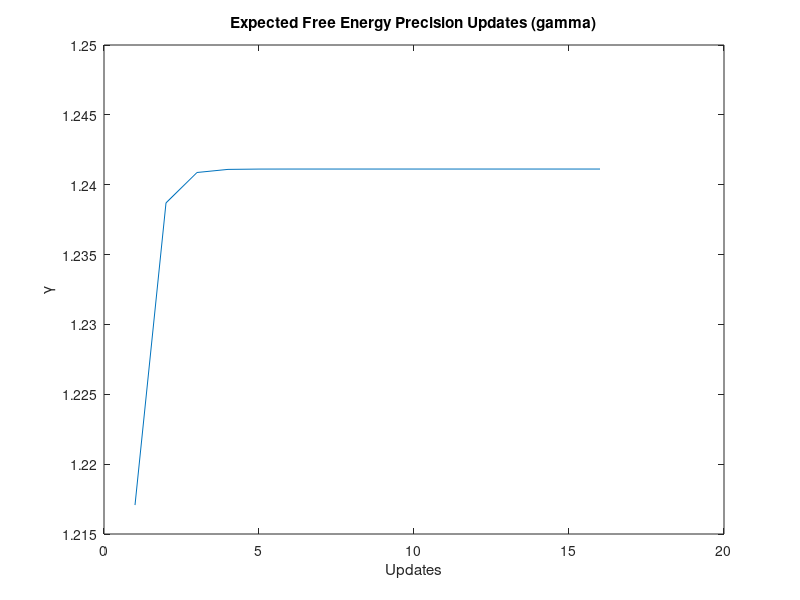

Source code (MATLAB):
%% Example code for simulating expected free energy precision (beta/gamma) updates
% (associated with dopamine in the neural process theory)

% Supplementary Code for: A Step-by-Step Tutorial on Active Inference Modelling and its 
% Application to Empirical Data

% By: Ryan Smith, Karl J. Friston, Christopher J. Whyte

%%%%%%%%%%%%%%%%%%%%%%%%%%%%%%%%%%%%%%%%%%%%%%%%%%%%%%%%%%%%%%%%%%%%%%%%%%%

clear all
close all

% Here you can set the number of policies and the distributions that
% contribute to prior and posterior policy precision

E = [1 1 1 1 1]';                             % Set a fixed-form prior distribution 
                                              % over policies (habits)

G = [12.505 9.51 12.5034 12.505 12.505]';     % Set an example expected 
                                              % free energy distribution over policies

F = [17.0207 1.7321 1.7321 17.0387 17.0387]'; % Set an example variational 
                                              % free energy distribution over 
                                              % policies after a new observation


gamma_0 = 1;                 % Starting expected free energy precision value
gamma = gamma_0;             % Initial expected free energy precision to be updated
beta_prior = 1/gamma;        % Initial prior on expected free energy precision
beta_posterior = beta_prior; % Initial posterior on expected free energy precision
 

for ni = 1:16 % number of variational updates (16)

    % calculate prior and posterior over policies (see main text for 
    % explanation of equations) 

    pi_0 = exp(log(E) - gamma*G)/sum(exp(log(E) - gamma*G)); % prior over policies

    pi_posterior = exp(log(E) - gamma*G - F)/sum(exp(log(E) - gamma*G - F)); % posterior 
                                                                             % over policies
    % calculate expected free energy precision 

    beta_update = (pi_posterior - pi_0)'*-G; % calculate update

    dFdg = beta_posterior - beta_prior + beta_update; % calculate beta gradient 
                                                      % with respect to F
    
    beta_posterior = beta_posterior - dFdg/2; % update posterior precision 
                                              % estimate

    gamma = 1/beta_posterior; % update expected free energy precision

    % simulate dopamine responses

    n = ni;

    gamma_dopamine(n,1) = gamma; % simulated neural encoding of precision
                                 % (beta_posterior^-1) at each iteration of 
                                 % variational updating

    policies_neural(:,n) = pi_posterior; % neural encoding of posterior over policies at 
                                         % each iteration of variational updating

    pi_posterior = pi_posterior;         % record posterior over policies 

end 

%% Show Results

disp(' ');
disp('Policy Prior:');
disp(pi_0);
disp(' ');
disp('Policy Posterior:');
disp(pi_posterior);
disp(' ');
disp('Policy Difference Vector:');
disp(pi_posterior-pi_0);
disp(' ');
disp('Negative Expected Free Energy:');
disp(-G);
disp(' ');
disp('Prior G Precision (Prior Gamma):');
disp(gamma_0);
disp(' ');
disp('Posterior G Precision (Prior Gamma):');
disp(gamma);
disp(' ');

plot(gamma_dopamine);
title('Expected Free Energy Precision Updates (gamma)');
xlabel('Updates');
ylabel('\gamma');

% uncomment if you want to show firing rates encoding beliefs about each
% policy (columns = policies, rows = updates over time)

% disp('Firing rates encoding beliefs over policies:');
% disp(policies_neural');
% disp(' ');
